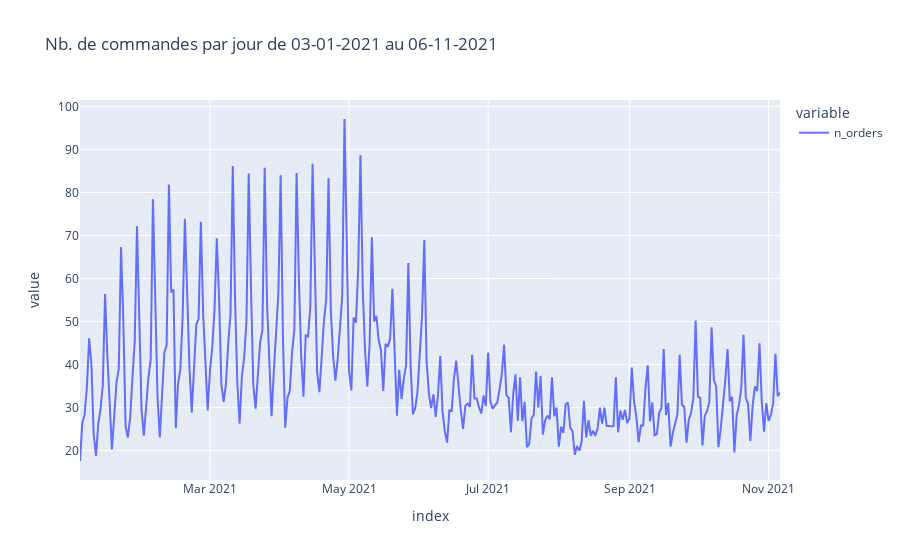

Here is the notebook cell this chart was saved with:
### Code cell
ts.plot(title=f'Nb. de commandes par jour de {ts.index[0].strftime("%d-%m-%Y")} au {ts.index[-1].strftime("%d-%m-%Y")}')

### Figure 1 — Plotly figure (JSON) as saved in the notebook; plotly's stock layout.template omitted (floating-point values rounded to 4 significant figures; data arrays with more than 128 entries replaced by an {"elided": "..."} marker saying what was removed)
{"data": [{"hovertemplate": "variable=n_orders<br>index=%{x}<br>value=%{y}<extra></extra>", "legendgroup": "n_orders", "line": {"color": "#636efa", "dash": "solid"}, "marker": {"symbol": "circle"}, "mode": "lines", "name": "n_orders", "orientation": "v", "showlegend": true, "type": "scatter", "x": {"elided": "308 str values"}, "xaxis": "x", "y": {"elided": "308 float values"}, "yaxis": "y"}], "layout": {"legend": {"title": {"text": "variable"}, "tracegroupgap": 0}, "title": {"text": "Nb. de commandes par jour de 03-01-2021 au 06-11-2021"}, "xaxis": {"anchor": "y", "domain": [0, 1], "title": {"text": "index"}}, "yaxis": {"anchor": "x", "domain": [0, 1], "title": {"text": "value"}}}}
